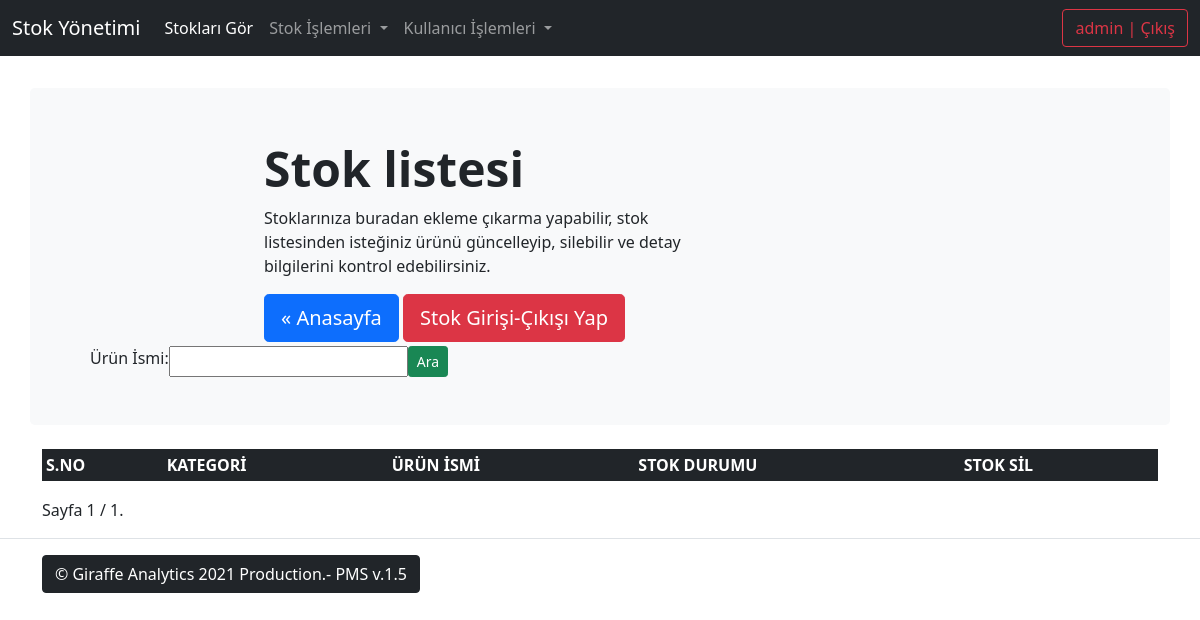
The app's page /products/ (signed in), older data.
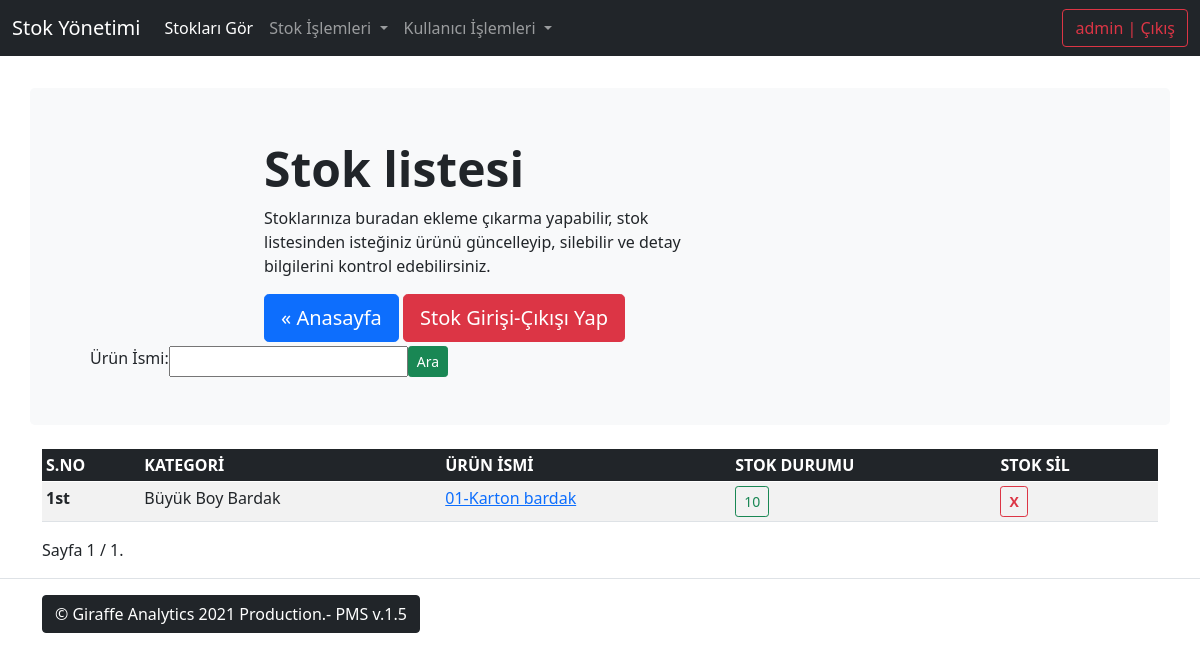
The same page, newer data.
### products/models/product_model.py (models this page shows, shortened)
class Product(models.Model):
    product_name = models.CharField(max_length=55, verbose_name='Ürün İsmi', unique=True)
    quantity = models.PositiveIntegerField(verbose_name='Ürün Miktarı')
    category = models.ForeignKey('Category', on_delete=models.SET_NULL, null=True, blank=True)
    content = models.TextField(verbose_name="Ürün Açıklaması", max_length=255, null=True, blank=True)
    class Meta:
        verbose_name = "Ürün"
        verbose_name_plural = "Ürünler"
        ordering = ("-id",)

class Category(models.Model):
    name = models.CharField(max_length=30, unique=True, verbose_name='Kategori İsmi')
    class Meta:
        verbose_name = "Kategori"
        verbose_name_plural = "Kategoriler"
        ordering = ['-id']
    def __str__(self):
        return self.name

### products/views/product_list.py (the view)
# urls.py: path('', product_list, name='product-list'),
@login_required
def product_list(request):
    queryset = Product.objects.all()
    form = ProductSearchForm(request.POST or None)
    if request.method == 'POST':
        query = form['product_name'].value()
        queryset = queryset.filter(Q(product_name__icontains=query) |
                                   Q(category__name__icontains=query)).distinct()
    paginator = Paginator(queryset, 25)  # Show 25 result per page.
    page = request.GET.get('page')
    try:
        queryset = paginator.page(page)
    except PageNotAnInteger:
        queryset = paginator.page(1)
    except EmptyPage:
        queryset = paginator.page(paginator.num_pages)
    context = {
        'title': 'Ürünlere ait stok listesi',
        'queryset': queryset,
        'form': form
    }
    return render(request, 'products/product-list.html', context)

### products/forms/product_search_form.py
class ProductSearchForm(forms.ModelForm):
    class Meta:
        model = Product
        fields = ['product_name']

### templates/products/product-list.html (shortened to what this page needs)
{% extends 'base.html' %}
{% load humanize %}
{% block content %}
<main>
    <div class="container py-sm-3">
    <div class="p-5 mb-sm-4 bg-light rounded-3 row">
      <div class="container-fluid py-sm-1 col-md-8 align-self-center">
        <h2 class="display-5 fw-bold">Stok listesi</h2>
        <p class="col-md-8">Stoklarınıza buradan ekleme çıkarma yapabilir, stok listesinden isteğiniz ürünü güncelleyip, silebilir ve detay bilgilerini kontrol edebilirsiniz.</p>
        <a href="{% url 'landing-page' %}" class="btn btn-primary btn-lg" type="button">&laquo; Anasayfa</a>
        <a href="{% url 'products:action-create' %}" class="btn btn-danger btn-lg" type="button">Stok Girişi-Çıkışı Yap</a>
      </div>
        <div class="container-fluid row align-items-end col-auto">
        <form class="d-flex" method="post">
                    {% csrf_token %} {{form.as_table}}
                    <button class="btn btn-success btn-sm" type="submit">Ara</button>
                </form>
        </div>
    </div>
<table class="table table-striped table-hover table-sm">
    <thead class="table-dark">
        <tr>
          <th scope="col">S.NO</th>
          <th scope="col">KATEGORİ</th>
          <th scope="col" data-bs-toggle="tooltip" data-bs-placement="top" title="Ürün Detayı">ÜRÜN İSMİ</th>
          <th scope="col" data-bs-toggle="tooltip" data-bs-placement="top" title="Stok Güncelle">STOK DURUMU</th>
          <th scope="col" data-bs-toggle="tooltip" data-bs-placement="top" title="Ürün Sil">STOK SİL</th>
        </tr>
    </thead>
    <tbody>
        {% for obj in queryset %}
            <tr>
              <th scope="row">{{ forloop.counter | ordinal }}</th>
              <td >{{ obj.category | capfirst }}</td>
              <td><a href="{% url 'products:product-detail' obj.id %}" data-bs-toggle="tooltip" data-bs-placement="top" title="Ürün Detayı">{{ obj.product_name | capfirst }}</a></td>
              <td><a href="{% url 'products:product-update' obj.id %}" class="btn btn-outline-success btn-sm" data-bs-toggle="tooltip" data-bs-placement="top" title="Stok Güncelle">{{ obj.quantity | intcomma}}</a></td>
              <td><a href="{% url 'products:product-delete' obj.id %}" class="btn btn-outline-danger btn-sm" data-bs-toggle="tooltip" data-bs-placement="top" title="Ürün Sil"><b>X</b></a></td>
            </tr>
        {% endfor %}
    </tbody>
</table>
<div class="row">
<div class="col-md-6 col-md-offset-3">
<div class="pagination pagination-sm">
    <span class="step-links">
        <span class="current page-item active">
            Sayfa {{ queryset.number }} / {{ queryset.paginator.num_pages }}.
        </span>
    </span>
</div>
</div>
</div>
</div>
</main>
 {% endblock %}

### templates/base.html (shortened to what this page needs)
{% load static %}
{% load humanize %}
<!doctype html>
<html lang="tr">
  <head>
<link href="{% static 'css/bootstrap.min.css' %}" rel="stylesheet">
<link href="{% static 'css/navbar-top-fixed.css' %}" rel="stylesheet">
  </head>
  <body>
{% include 'navbar.html' %}
{% block content %} {% endblock %}
    <footer class="pt-3  text-muted border-top">
        <div class="container ml-1">
        <button type="button" class="btn btn-dark float-sm-start mx-auto" data-bs-toggle="modal" data-bs-target="#myModal">
    &copy; Giraffe Analytics 2021 Production.- PMS v.1.5
        </button>
        </div>
    </footer>
  </body>
</html>

### templates/navbar.html (shortened to what this page needs)
{% load crispy_forms_filters %}
<nav class="navbar navbar-expand-md navbar-dark fixed-top bg-dark">
  <div class="container-fluid">
    <a class="navbar-brand" href="{% url 'landing-page' %}">Stok Yönetimi</a>
    <div class="collapse navbar-collapse" id="navbarCollapse">
      <ul class="navbar-nav me-auto mb-2 mb-md-0">
        <li class="nav-item">
          <a class="nav-link active" aria-current="page" href="{% url 'products:product-list' %}">Stokları Gör</a>
        </li>
          <li class="nav-item dropdown">
          <a class="nav-link dropdown-toggle" href="#" id="navbarDropdown" role="button" data-bs-toggle="dropdown" aria-expanded="false">
            Stok İşlemleri
          </a>
        </li>
          <li class="nav-item dropdown">
          <a class="nav-link dropdown-toggle" href="#" id="navbarDropdown" role="button" data-bs-toggle="dropdown" aria-expanded="false">
            Kullanıcı İşlemleri
          </a>
        </li>
      </ul>
        {% if user.is_authenticated %}
        <a href="{% url 'user:logout' %}" class="btn btn-outline-danger" type="button">{{ user }} | Çıkış</a>
        {% else %}
        <a href="{% url 'user:login' %}" class="btn btn-outline-success" type="button">Giriş</a>
        {% endif %}
    </div>
  </div>
</nav>

### static/css/navbar-top-fixed.css (style rules this page uses)
body { min-height: 75rem; padding-top: 4.5rem; }

Row changes from the older to the newer data that the page shows:
added Product: category "Büyük Boy Bardak", product_name "01-Karton bardak", quantity "10"
